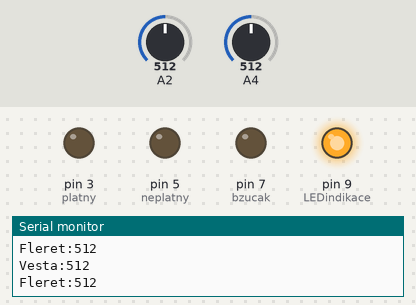
The sketch below on a simulated Arduino Uno, built with avr-gcc and run on an emulated ATmega328P. Parts: output pins drawn as LEDs (lit = HIGH), the last lines printed to the serial monitor. The test bench sets the inputs (shaded band); at power-on: A4 = 512, A2 = 512. The modem accepts every AT command (registered, SIM ready, sends succeed) and sends nothing else.

Above: at 22.4 s.
22.5 s: A4 set to 0
At 23.8 s:
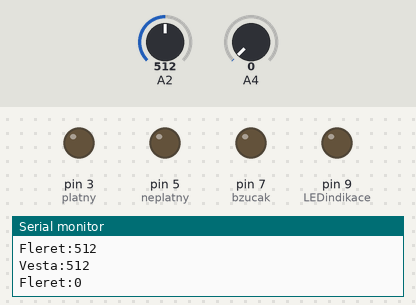
27.0 s: A4 set to 80
At 30.5 s:
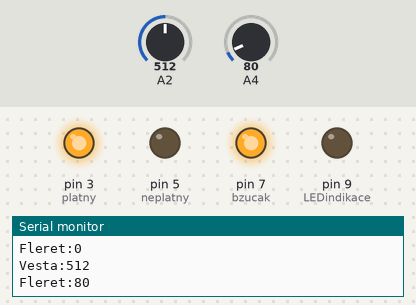
Timing chart, 0 to 42.5 s (numbered marks = the images above; inputs shaded):
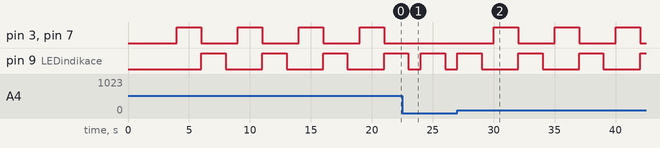

Measured:
- after the input at 22.5 s, pin 3 (platny), pin 7 (bzucak): stays LOW (without the input it goes to HIGH after 1.5 s)
- after the input at 27.0 s, pin 3 (platny), pin 7 (bzucak): alternates HIGH for 2.0 s and LOW for 3.0 s, starting after 3.0 s; pin 9 (LEDindikace): alternates HIGH for 2.0 s and LOW for 3.0 s, starting after 5.0 s
- by itself, pin 3 (platny), pin 7 (bzucak), pin 9 (LEDindikace): alternates HIGH for 2.0 s and LOW for 3.0 s

The sketch:

test_zasahu_modry_obvod.ino
```cpp
#include <SoftwareSerial.h>

SoftwareSerial bluetoothL(10, 11);  //TX, RX

int fleret, vesta, zasah;

int LEDindikace = 9;
int platny  = 3;
int neplatny = 5;
int bzucak = 7;


void setup()
{
    Serial.begin(9600);

    // Start software serial komunikaci se spárovaným zařízením
    bluetoothL.begin(115200);

    Serial.println("");
    Serial.println("nastavit NL & CR v serial monitoru!!!");
    Serial.println("Jedem");
    Serial.println("");

    bluetoothL.println("AT");
    delay(500);
    bluetoothL.println("AT+DEFAULT");
    delay(500);
    bluetoothL.println("AT+ROLE0");
    delay(500);
    bluetoothL.println("AT+IMME1");
    delay(500);
    bluetoothL.println("AT+LADDR");
    delay(500);
    bluetoothL.println("AT+NAME=SLAVE1");
    delay(500);

    pinMode(A2, INPUT);
    pinMode(A4, INPUT);

    pinMode(LEDindikace, OUTPUT);
    digitalWrite(LEDindikace, LOW);
    pinMode(platny, OUTPUT);
    digitalWrite(platny, LOW);
    pinMode(neplatny, OUTPUT);
    digitalWrite(neplatny, LOW);
    pinMode(bzucak, OUTPUT);
    digitalWrite(bzucak, LOW);

}

void loop()
{
    vesta = analogRead(A2);
    fleret = analogRead(A4);

    //vypis hodnot
    Serial.print("Vesta:");
    Serial.println(vesta);
    Serial.print("Fleret:");
    Serial.println(fleret);
    delay(1000);


    //rozliseni zasahu
    if (fleret>0 && ((vesta<(fleret+60) || vesta>(fleret-60) ) ) ) {  //bod L platny
      bluetoothL.write(2);
      digitalWrite(3, HIGH);
      digitalWrite(7, HIGH);
      delay(2000);
      digitalWrite(3, LOW);
      digitalWrite(7, LOW);
    }
    else if (fleret>0 && fleret<vesta ) {  //bod L neplatny
    bluetoothL.write(3);
    digitalWrite(5, HIGH);
    digitalWrite(7, HIGH);
    delay(2000);
    digitalWrite(5, LOW);
    digitalWrite(7, LOW);
    }
    else if (fleret=0 && vesta>70 && vesta<90) {  //bod P platny
    bluetoothL.write(4);
    }
    else if (fleret=0 && vesta>94) {  //bod P neplatny
    bluetoothL.write(5);
    }
    else {
    bluetoothL.write(1);
    }

    //blikání LED (indikace connected)
    if (bluetoothL.read()>1) {
    digitalWrite(LEDindikace, HIGH);
    delay(2000);
    digitalWrite(LEDindikace, LOW);
    }
    else {
    digitalWrite(LEDindikace, HIGH);
    }
}
```
